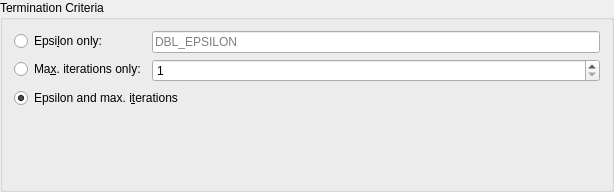
<?xml version="1.0" encoding="UTF-8"?>
<ui version="4.0">
 <class>ccs::main::TermCriteriaConfigurationWidget</class>
 <widget class="QGroupBox" name="ccs::main::TermCriteriaConfigurationWidget">
  <property name="geometry">
   <rect>
    <x>0</x>
    <y>0</y>
    <width>614</width>
    <height>192</height>
   </rect>
  </property>
  <property name="title">
   <string>Termination Criteria</string>
  </property>
  <layout class="QFormLayout" name="formLayout">
   <property name="labelAlignment">
    <set>Qt::AlignLeading|Qt::AlignLeft|Qt::AlignVCenter</set>
   </property>
   <item row="0" column="0">
    <widget class="QRadioButton" name="epsilonRadioButton">
     <property name="text">
      <string>Epsi&amp;lon only:</string>
     </property>
    </widget>
   </item>
   <item row="0" column="1">
    <widget class="QLineEdit" name="epsilonLineEdit">
     <property name="placeholderText">
      <string>DBL_EPSILON</string>
     </property>
     <property name="clearButtonEnabled">
      <bool>true</bool>
     </property>
    </widget>
   </item>
   <item row="1" column="0">
    <widget class="QRadioButton" name="maxIterationsRadioButton">
     <property name="text">
      <string>Ma&amp;x. iterations only:</string>
     </property>
    </widget>
   </item>
   <item row="1" column="1">
    <widget class="QSpinBox" name="maxIterationsSpinBox">
     <property name="minimum">
      <number>1</number>
     </property>
     <property name="maximum">
      <number>2000</number>
     </property>
     <property name="singleStep">
      <number>10</number>
     </property>
    </widget>
   </item>
   <item row="2" column="0" colspan="2">
    <widget class="QRadioButton" name="bothRadioButton">
     <property name="text">
      <string>Epsilon and max. i&amp;terations</string>
     </property>
     <property name="checked">
      <bool>true</bool>
     </property>
    </widget>
   </item>
  </layout>
 </widget>
 <resources/>
 <connections/>
</ui>
